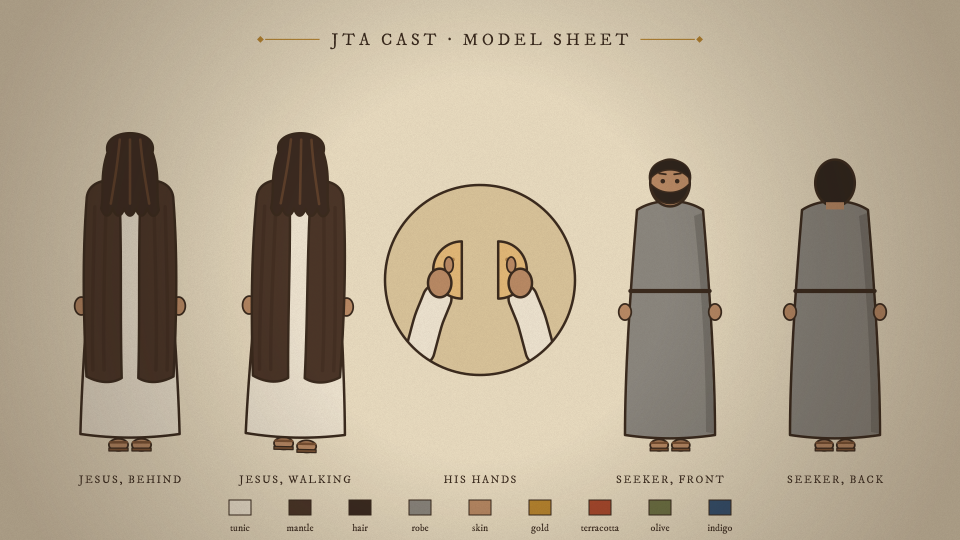
#> input picture assets/characters/model_sheet.png, 1920 x 1080 px (shown at 1/2 size); its folder holds only this picture in this run
$ python -i series.py   (imports and definitions only)
#> lines starting #> are read from the running program, lines starting #| are printed output that depends on the picture
### jta_anim/theme.py
"""JTA long-form animation theme (system prompt 5.5).

The short-form reels' layout and motion, recoloured in ancient Middle East earth colours,
set against an ancient Egyptian environment. Change the look here and only here.
"""

W, H, FPS = 1920, 1080, 30


def hexrgb(h: str) -> tuple[float, float, float]:
    h = h.lstrip("#")
    return tuple(int(h[i:i + 2], 16) / 255 for i in (0, 2, 4))  # type: ignore[return-value]


PAL = {
    # system prompt 5.5 palette
    "papyrus": "#E9DCC0",
    "papyrus_dark": "#D9C49A",
    "ink": "#3A2A1D",
    "gold": "#B8862F",
    "terracotta": "#A9492C",
    "olive": "#6E7244",
    "indigo": "#34506E",
    "bronze": "#8C5E2E",
    "night_bg": "#211812",
    "night_text": "#E6D3AC",
    # environment (ancient Egypt, earth tones)
    "sky_top": "#EFE3C8",
    "sky_low": "#E3CFA4",
    "sun": "#D9A441",
    "dune_far": "#D8C08F",
    "dune_mid": "#CBAE78",
    "ground": "#C2A06A",
    "stone_lit": "#D7BE8C",
    "stone_shade": "#B39260",
    "column": "#DCC8A0",
    # people (must match the AI footage, system prompt 5.2 and 5.5)
    "skin": "#B98A64",
    "jesus_tunic": "#EDE3CF",
    "jesus_mantle": "#4A3527",
    "jesus_hair": "#3B2A20",
    "sandal": "#7A5233",
    "rope": "#A8875A",
    "seeker_robe": "#8B877E",
    "seeker_robe_shade": "#76726A",
    "seeker_hair": "#2E241C",
    # props
    "limestone": "#EFE6D2",
    "bronze_face": "#C99A5B",
    "bronze_light": "#E2B877",
}
C = {k: hexrgb(v) for k, v in PAL.items()}

FONT = "IM FELL DW Pica"
OUTLINE = 5.0          # thick outlines, as in the reels' drawn style
GRAIN_ALPHA = 0.07     # paper grain over every frame
CAPTION_Y = 930        # caption baseline (lower third, clear of the content)
CAPTION_MAX_W = 1000   # narrow centred column

### tools/thumbs/series.py
"""JTA '3 Pictures' series thumbnails: bright image, heavy outlined gold title, 3-picture strip, JTA mark."""
import math, sys
sys.path.insert(0, "/home/claude/jta-video-agent")
import cairo
from PIL import Image, ImageDraw, ImageEnhance, ImageFilter, ImageFont
from jta_anim import props as P, egypt
from jta_anim.core import outline_fill, rounded_rect, text
from jta_anim.theme import C

W, H = 1280, 720
BLACK = "/usr/share/fonts/opentype/noto/NotoSansCJK-Black.ttc"

# [54 lines left out: functions strip, title, mark, tag, not called in this run]

def photo(src, crop=None, bright=1.3, contrast=1.15, sat=1.15, shade=None):
#> called with src = '../../assets/characters/model_sheet.png', bright = 1.3, contrast = 1.15, sat = 1.15
    im = Image.open(src).convert("RGB")
#> im is the input picture: PIL image 1920x1080 RGB; mean R, G, B 181.5, 168, 145.2
    if crop:
        im = im.crop(crop)
    im = im.resize((W, H), Image.LANCZOS)
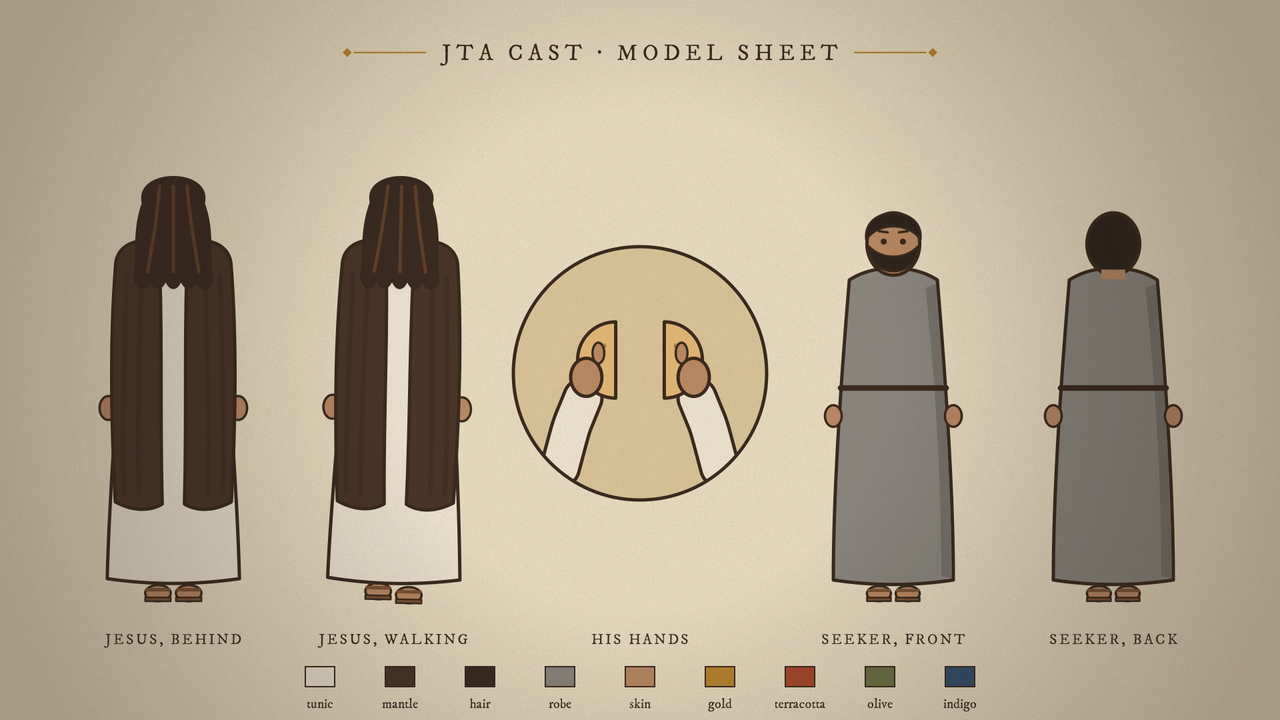
#> im: PIL image 1280x720 RGB; mean R, G, B 181.5, 168, 145.2
    im = ImageEnhance.Brightness(im).enhance(bright)
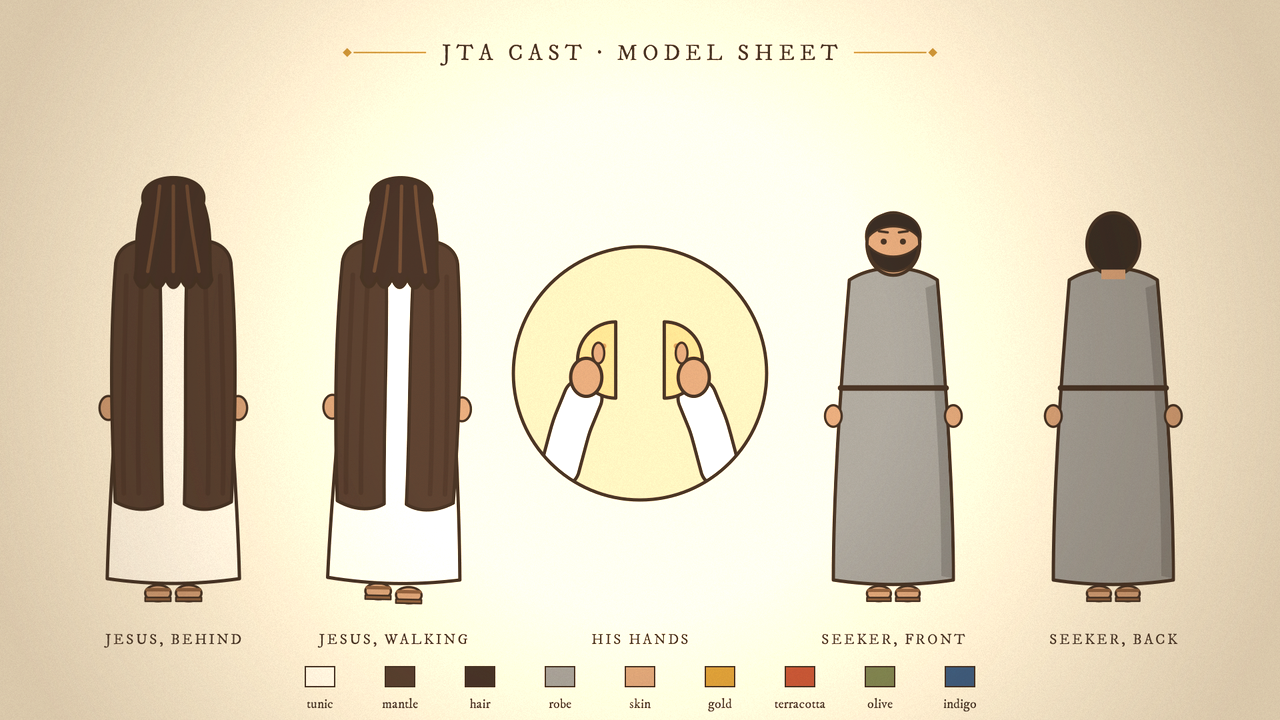
#> im: PIL image 1280x720 RGB; mean R, G, B 223.5, 213, 188.2
    im = ImageEnhance.Contrast(im).enhance(contrast)
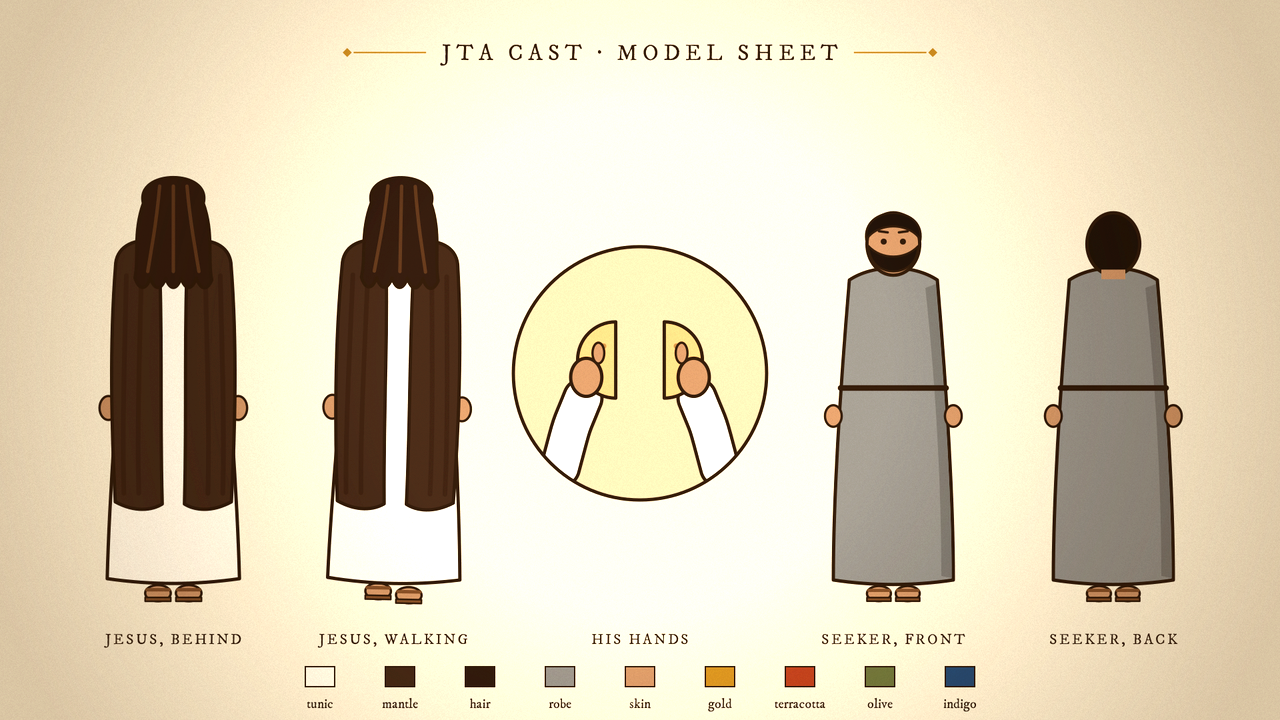
#> im: PIL image 1280x720 RGB; mean R, G, B 221.7, 210.7, 184
    im = ImageEnhance.Color(im).enhance(sat)
    if shade:   # soft dark band behind the title: (x0, x1) fraction of width
        g = Image.new("L", (W, H), 0)
        gd = ImageDraw.Draw(g)
        a, b = shade
        for x in range(W):
            u = x / W
            k = 1 - min(abs(u - (a + b) / 2) / ((b - a) / 2 + 0.15), 1)
            gd.line([(x, 0), (x, H)], fill=int(150 * k))
        im.paste((10, 6, 2), (0, 0), g)
    # darken the bottom so the strip reads
    g = Image.new("L", (W, H), 0)
#> g: PIL image 1280x720 L; every value is 0
    gd = ImageDraw.Draw(g)
    for y in range(H):
        gd.line([(0, y), (W, y)], fill=int(170 * max(0, (y - 480) / 240)))
    im.paste((10, 6, 2), (0, 0), g)
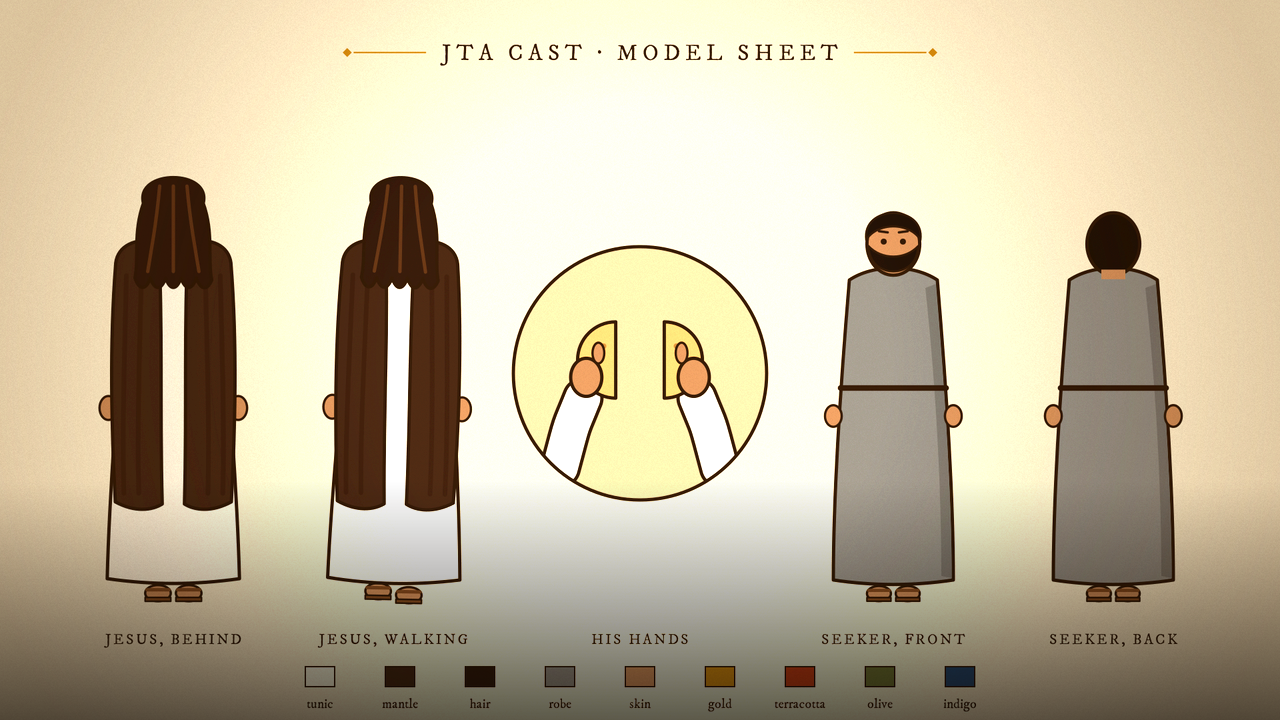
#> im: PIL image 1280x720 RGB; mean R, G, B 198, 186.5, 159
    return im

def finish(im, out):
    im = im.convert("RGB")
    im.save(out, quality=93)

>>> result = photo('../../assets/characters/model_sheet.png')
